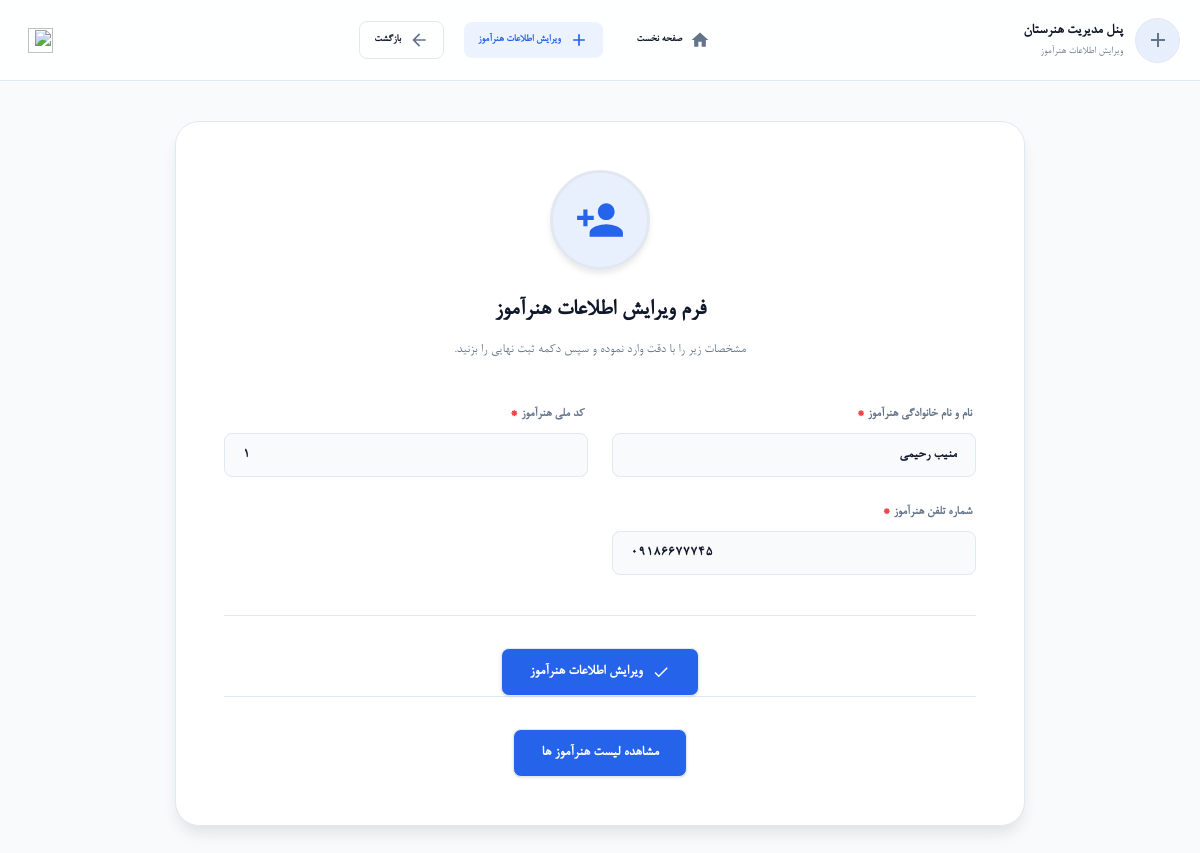
/edit_teacher.php?id=4 (signed in), run on the app's committed database.
### tables this page shows
CREATE TABLE `teachers` (
  `T_ID` int(11) NOT NULL,
  `T_fullName` varchar(50) NOT NULL,
  `T_nationalCode` varchar(10) NOT NULL,
  `T_password` varchar(100) NOT NULL,
  `T_phone` varchar(11) NOT NULL
);

### edit_teacher.php (the view, shortened to what this page needs)
<?php
include("connect.php");
$id = $_GET["id"];
$sql = "SELECT * FROM teachers WHERE T_ID = ?";
$stmt = $connect->prepare($sql);
$stmt->execute([$id]);
$teacher = $stmt->fetch(PDO::FETCH_ASSOC);
?>
<!doctype html>
<html lang="fa" dir="rtl">
<head>
    <link rel="stylesheet" href="styles/panel_style.css" />
    <link rel="stylesheet" href="styles/profile_style.css" />
    <link rel="stylesheet" href="styles/add_student.css" />
    <link rel="stylesheet" href="styles/font.css">
    <link rel="stylesheet" href="https://cdn.jsdelivr.net/npm/vazirmatn@33.0.3/Vazirmatn-font-face.css" />
</head>
<body>
    <header class="panel-header">
        <div class="panel-container header-wrapper">
            <div class="user-profile-brief">
                <div class="user-avatar-mini">
                    <svg viewBox="0 0 24 24" class="avatar-svg-placeholder">
                        <path d="M19 13h-6v6h-2v-6H5v-2h6V5h2v6h6v2z" />
                    </svg>
                </div>
                <div class="user-info-text">
                    <span>پنل مدیریت هنرستان</span>
                    <small>ویرایش اطلاعات هنرآموز</small>
                </div>
            </div>
            <nav class="panel-nav" id="panelNav">
                <a href="admin_panel.php">
                    <svg viewBox="0 0 24 24" class="nav-svg-icon">
                        <path d="M10 20v-6h4v6h5v-8h3L12 3 2 12h3v8z" />
                    </svg>
                    صفحه نخست
                </a>
                <a href="#" class="active">
                    <svg viewBox="0 0 24 24" class="nav-svg-icon">
                        <path d="M19 13h-6v6h-2v-6H5v-2h6V5h2v6h6v2z" />
                    </svg>
                    ویرایش اطلاعات هنرآموز
                </a>
                <a href="admin_panel.php" class="back-link-btn">
                    <svg viewBox="0 0 24 24" class="nav-svg-icon">
                        <path d="M20 11H7.83l5.59-5.59L12 4l-8 8 8 8 1.41-1.41L7.83 13H20v-2z" />
                    </svg>
                    بازگشت
                </a>
            </nav>
            <div class="header-actions">
                <button class="theme-toggle" id="themeToggle" title="تغییر حالت شب و روز">
                    <img src="images/icons/theme.png" width="25px" height="25px" />
                </button>
            </div>
        </div>
    </header>
    <main class="panel-container profile-layout">
        <section class="profile-card">
            <div class="profile-card-header">
                <div class="profile-avatar-large register-icon-badge">
                    <svg viewBox="0 0 24 24" class="large-avatar-svg">
                        <path
                            d="M15 12c2.21 0 4-1.79 4-4s-1.79-4-4-4-4 1.79-4 4 1.79 4 4 4zm-9-2V7H4v3H1v2h3v3h2v-3h3v-2H6zm9 4c-2.67 0-8 1.34-8 4v2h16v-2c0-2.66-5.33-4-8-4z" />
                    </svg>
                </div>
                <h2 class="profile-student-name">فرم ویرایش اطلاعات هنرآموز</h2>
                <p class="profile-student-sub">مشخصات زیر را با دقت وارد نموده و سپس دکمه ثبت نهایی را بزنید.</p>
            </div>
            <form action="edit_teacher_back.php" method="POST" class="register-form">
                <div class="profile-info-grid">
                    <div class="info-item">
                        <label for="T_fullName">نام و نام خانوادگی هنرآموز<span class="required-star">*</span></label>
                        <input type="text" id="T_fullName" name="T_fullName" class="info-value-box input-field"
                            placeholder="مثال: رضا احمدی" required value="<?php echo $teacher["T_fullName"] ?>" />
                    </div>
                    <div class="info-item">
                        <label for="T_nationalCode">کد ملی هنرآموز<span class="required-star">*</span></label>
                        <input type="text" id="T_nationalCode" name="T_nationalCode"
                            class="info-value-box input-field font-en" placeholder="0012345678" maxlength="10" required
                            value="<?php echo $teacher["T_nationalCode"] ?>" />
                    </div>
                    <div class="info-item">
                        <label for="T_phone">شماره تلفن هنرآموز<span class="required-star">*</span></label>
                        <input type="tel" id="T_phone" name="T_phone" class="info-value-box input-field font-en"
                            placeholder="09123456789" maxlength="11" required
                            value="<?php echo $teacher["T_phone"] ?>" />
                    </div>
                </div>
                <div class="profile-actions-footer register-actions">
                    <button type="submit" class="btn-back-home btn-list">
                        <svg viewBox="0 0 24 24" class="btn-svg-icon">
                            <path d="M9 16.17L4.83 12l-1.42 1.41L9 19 21 7l-1.41-1.41z" />
                        </svg>
                        ویرایش اطلاعات هنرآموز
                    </button>
                </div>
                <div class="profile-actions-footer register-actions">
                    <a href="teachers_list.php" class="btn-back-home btn-listr">
                        مشاهده لیست هنرآموز ها
                    </a>
                </div>
            </form>
        </section>
    </main>
</body>
</html>

### styles/panel_style.css (style rules this page uses)
.btn-back-home { display: inline-flex; align-items: center; gap: 12px; background-color: var(--bg-card); color: var(--text-primary); border: 1px solid var(--border-color); padding: 14px 28px; border-radius: var(--radius-sm); font-size: 15px; font-weight: 700; text-decoration: none; box-shadow: var(--shadow-sm); transition: var(--transition-smooth); }
:root { --font-primary: "BNazanin", sans-serif; --bg-main: #f8fafc; --bg-card: #ffffff; --text-primary: #0f172a; --text-muted: #64748b; --border-color: #e2e8f0; --primary-color: #2563eb; --primary-hover: #1d4ed8; --success-color: #10b981; --danger-color: #ef4444; --shadow-sm: 0 1px 3px rgba(0, 0, 0, 0.1); --shadow-md: 0 4px 6px -1px rgba(0, 0, 0, 0.1); --shadow-lg: 0 10px 15px -3px rgba(0, 0, 0, 0.1); --radius-sm: 8px; --radius-md: 16px; --radius-lg: 24px; --transition-smooth: all 0.3s cubic-bezier(0.4, 0, 0.2, 1); }
* { margin: 0; padding: 0; box-sizing: border-box; font-family: var(--font-primary); text-decoration: none; list-style: none; }
body { background-color: var(--bg-main); color: var(--text-primary); line-height: 1.7; transition: background-color 0.3s ease, color 0.3s ease; overflow-x: hidden; font-family: var(--font-primary); }
.panel-container { width: 100%; max-width: 1240px; margin: 0 auto; padding: 0 20px; }
.panel-header { position: sticky; top: 0; z-index: 1000; background-color: rgba(255, 255, 255, 0.85); backdrop-filter: blur(12px); -webkit-backdrop-filter: blur(12px); border-bottom: 1px solid var(--border-color); transition: var(--transition-smooth); }
.header-wrapper { display: flex; align-items: center; justify-content: space-between; height: 80px; }
.user-profile-brief { display: flex; align-items: center; gap: 12px; }
.user-avatar-mini { width: 45px; height: 45px; border-radius: 50%; background-color: rgba(37, 99, 235, 0.1); color: var(--primary-color); display: flex; align-items: center; justify-content: center; font-size: 20px; border: 1px solid var(--border-color); }
.user-info-text { display: flex; flex-direction: column; }
.user-info-text span { font-weight: 800; font-size: 15px; color: var(--text-primary); }
.user-info-text small { font-size: 11px; color: var(--text-muted); }
.panel-nav { display: flex; align-items: center; gap: 20px; }
.panel-nav a { color: var(--text-primary); font-size: 11px; font-weight: 600; display: flex; align-items: center; gap: 8px; padding: 8px 14px; border-radius: var(--radius-sm); transition: var(--transition-smooth); }
.panel-nav a:hover, .panel-nav a.active { background-color: rgba(37, 99, 235, 0.08); color: var(--primary-color); }
.header-actions { display: flex; align-items: center; gap: 12px; }
.theme-toggle { background: none; border: none; font-size: 20px; color: var(--text-primary); cursor: pointer; transition: var(--transition-smooth); width: 40px; height: 40px; display: flex; align-items: center; justify-content: center; border-radius: 50%; }

### styles/add_student.css (style rules this page uses)
.register-icon-badge { background-color: rgba(37, 99, 235, 0.1); color: var(--primary-color); border: 3px solid var(--border-color); }
.required-star { color: #ef4444; margin-right: 4px; font-weight: bold; }
.input-field { width: 100%; outline: none; font-family: var(--font-primary); font-size: 14px; color: var(--text-primary); background-color: var(--bg-main); border: 1.5px solid var(--border-color); transition: var(--transition-smooth); }
.input-field::placeholder { color: var(--text-muted); opacity: 0.7; font-size: 13px; font-weight: normal; }
.input-field.font-en { direction: ltr; text-align: right; }
.input-field.font-en:focus, .input-field.font-en:not(:placeholder-shown) { text-align: left; }

### data on the page
teachers: T_fullName "منیب رحیمی", T_nationalCode "1", T_phone "09186677745"
